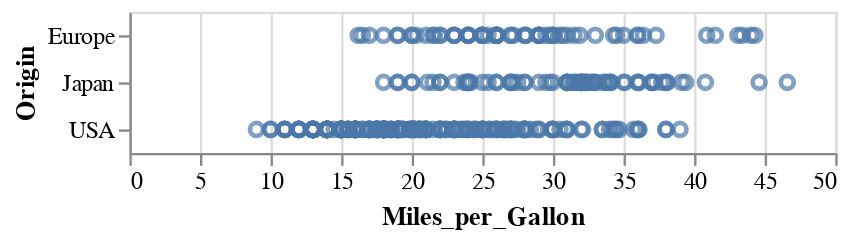

Notebook code for this chart:
### Markdown cell above
The visualization can be made more interesting by adding another channel to the encoding: let's encode the `Miles_per_Gallon` as the `x` position:

### Code cell
alt.Chart(cars).mark_point().encode(
    y='Origin',
    x='Miles_per_Gallon'
)

### Figure 1 — Vega-Lite specification as saved in the notebook (floating-point values rounded to 4 significant figures; data arrays with more than 128 entries replaced by an {"elided": "..."} marker saying what was removed)
{"config": {"view": {"continuousWidth": 300, "continuousHeight": 300}}, "data": {"name": "data-f02450ab61490a1363517a0190416235"}, "mark": {"type": "point"}, "encoding": {"x": {"field": "Miles_per_Gallon", "type": "quantitative"}, "y": {"field": "Origin", "type": "nominal"}}, "$schema": "https://vega.github.io/schema/vega-lite/v5.15.1.json", "datasets": {"data-f02450ab61490a1363517a0190416235": {"elided": "406 records"}}}
